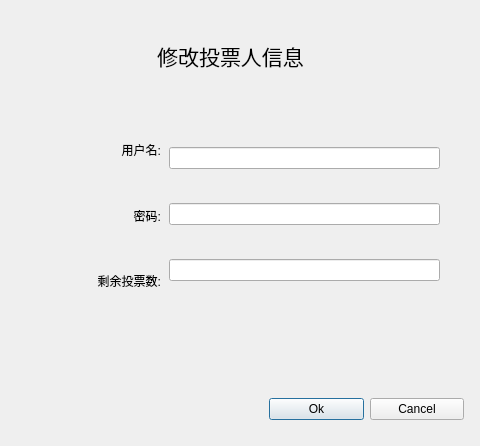
<?xml version="1.0" encoding="UTF-8"?>
<ui version="4.0">
 <class>UpdateVoterDialog</class>
 <widget class="QDialog" name="UpdateVoterDialog">
  <property name="geometry">
   <rect>
    <x>0</x>
    <y>0</y>
    <width>480</width>
    <height>446</height>
   </rect>
  </property>
  <property name="windowTitle">
   <string>Dialog</string>
  </property>
  <widget class="QLabel" name="label">
   <property name="geometry">
    <rect>
     <x>130</x>
     <y>30</y>
     <width>201</width>
     <height>51</height>
    </rect>
   </property>
   <property name="font">
    <font>
     <pointsize>16</pointsize>
    </font>
   </property>
   <property name="text">
    <string>修改投票人信息</string>
   </property>
   <property name="alignment">
    <set>Qt::AlignCenter</set>
   </property>
  </widget>
  <widget class="QWidget" name="verticalLayoutWidget">
   <property name="geometry">
    <rect>
     <x>40</x>
     <y>120</y>
     <width>121</width>
     <height>191</height>
    </rect>
   </property>
   <layout class="QVBoxLayout" name="verticalLayout">
    <item>
     <widget class="QLabel" name="label_2">
      <property name="text">
       <string>用户名:</string>
      </property>
      <property name="alignment">
       <set>Qt::AlignRight|Qt::AlignTrailing|Qt::AlignVCenter</set>
      </property>
     </widget>
    </item>
    <item>
     <widget class="QLabel" name="label_3">
      <property name="text">
       <string>密码:</string>
      </property>
      <property name="alignment">
       <set>Qt::AlignRight|Qt::AlignTrailing|Qt::AlignVCenter</set>
      </property>
     </widget>
    </item>
    <item>
     <widget class="QLabel" name="label_4">
      <property name="text">
       <string>剩余投票数:</string>
      </property>
      <property name="alignment">
       <set>Qt::AlignRight|Qt::AlignTrailing|Qt::AlignVCenter</set>
      </property>
     </widget>
    </item>
   </layout>
  </widget>
  <widget class="QWidget" name="verticalLayoutWidget_2">
   <property name="geometry">
    <rect>
     <x>169</x>
     <y>119</y>
     <width>271</width>
     <height>191</height>
    </rect>
   </property>
   <layout class="QVBoxLayout" name="verticalLayout_2">
    <item>
     <widget class="QLineEdit" name="lineEdit"/>
    </item>
    <item>
     <widget class="QLineEdit" name="lineEdit_2"/>
    </item>
    <item>
     <widget class="QLineEdit" name="lineEdit_3"/>
    </item>
   </layout>
  </widget>
  <widget class="QWidget" name="horizontalLayoutWidget">
   <property name="geometry">
    <rect>
     <x>269</x>
     <y>389</y>
     <width>195</width>
     <height>41</height>
    </rect>
   </property>
   <layout class="QHBoxLayout" name="horizontalLayout">
    <item>
     <widget class="QPushButton" name="pushButton">
      <property name="text">
       <string>Ok</string>
      </property>
     </widget>
    </item>
    <item>
     <widget class="QPushButton" name="pushButton_2">
      <property name="text">
       <string>Cancel</string>
      </property>
     </widget>
    </item>
   </layout>
  </widget>
 </widget>
 <resources/>
 <connections/>
</ui>
